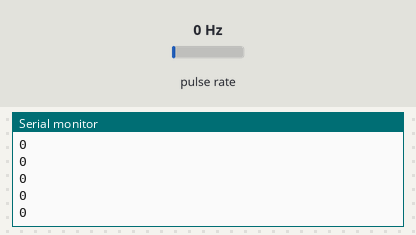
Simulated run of this sketch. Board: Arduino Uno, built with avr-gcc and run on an emulated ATmega328P. Shown: the last lines printed to the serial monitor. Wiring (inferred from the names in the program): pulse sensor: data pin 3. Inputs (shaded band) come from the test bench; at power-on: pulse rate 0 Hz.

Above: at 1.2 s.
1.3 s: pulse rate (sensor on pin 3) set to 4 Hz
At 2.4 s:
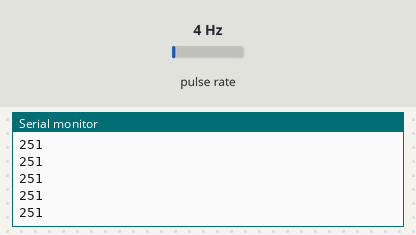
2.8 s: pulse rate (sensor on pin 3) set to 50 Hz
At 3.6 s:
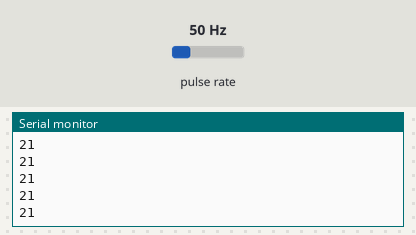
Timing chart, 0 to 5.8 s (numbered marks = the images above; inputs shaded):
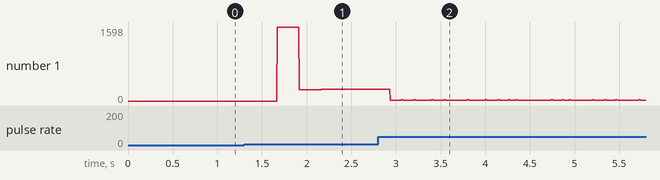

Measured:
- after the input at 1.3 s, the serial monitor: prints a new line after 0.37 s (image 1)
- after the input at 2.8 s, the serial monitor: prints a new line after 0.14 s (image 2)
- plotted number 1: 0 → 250 after the input at 1.3 s, 250 → 17 after the input at 2.8 s

The sketch:

9frecuenciaTiempoInterrupcion.ino
```cpp
volatile unsigned muestreoActualInterrupcionR = 0;        // variables para definiciòn del tiempo de interrupciòn y calculo de la velocidad motor derecho
volatile unsigned muestreoAnteriorInterrupcionR = 0;
volatile unsigned deltaMuestreoInterrupcionR = 0;

int encoderR = 3;   // pin de conexiòn del encoder derecho

void setup() {
  attachInterrupt(digitalPinToInterrupt(encoderR),REncoder,FALLING);                // linea para añadir una interrupciòn a un PIN
  Serial.begin(9600);                                                               // inicio de la comunicaciòn serial
}

void REncoder() {                                                                                    // funciòn de interrupciòn del enconder llanta derecha
      deltaMuestreoInterrupcionR = muestreoActualInterrupcionR -  muestreoAnteriorInterrupcionR;     // diferencia tiempos de interruciones de ticks del motor
      muestreoAnteriorInterrupcionR = muestreoActualInterrupcionR;                                   // se actualiza el tiempo de interrupciòn anterior

 }

void loop() {
    muestreoActualInterrupcionR = millis();                     // se asigna el tiempo de ejecuciòn a el muestreo actual
    Serial.println(deltaMuestreoInterrupcionR);                 // se muestra el tiempo entre TIC y TIC
}
```
